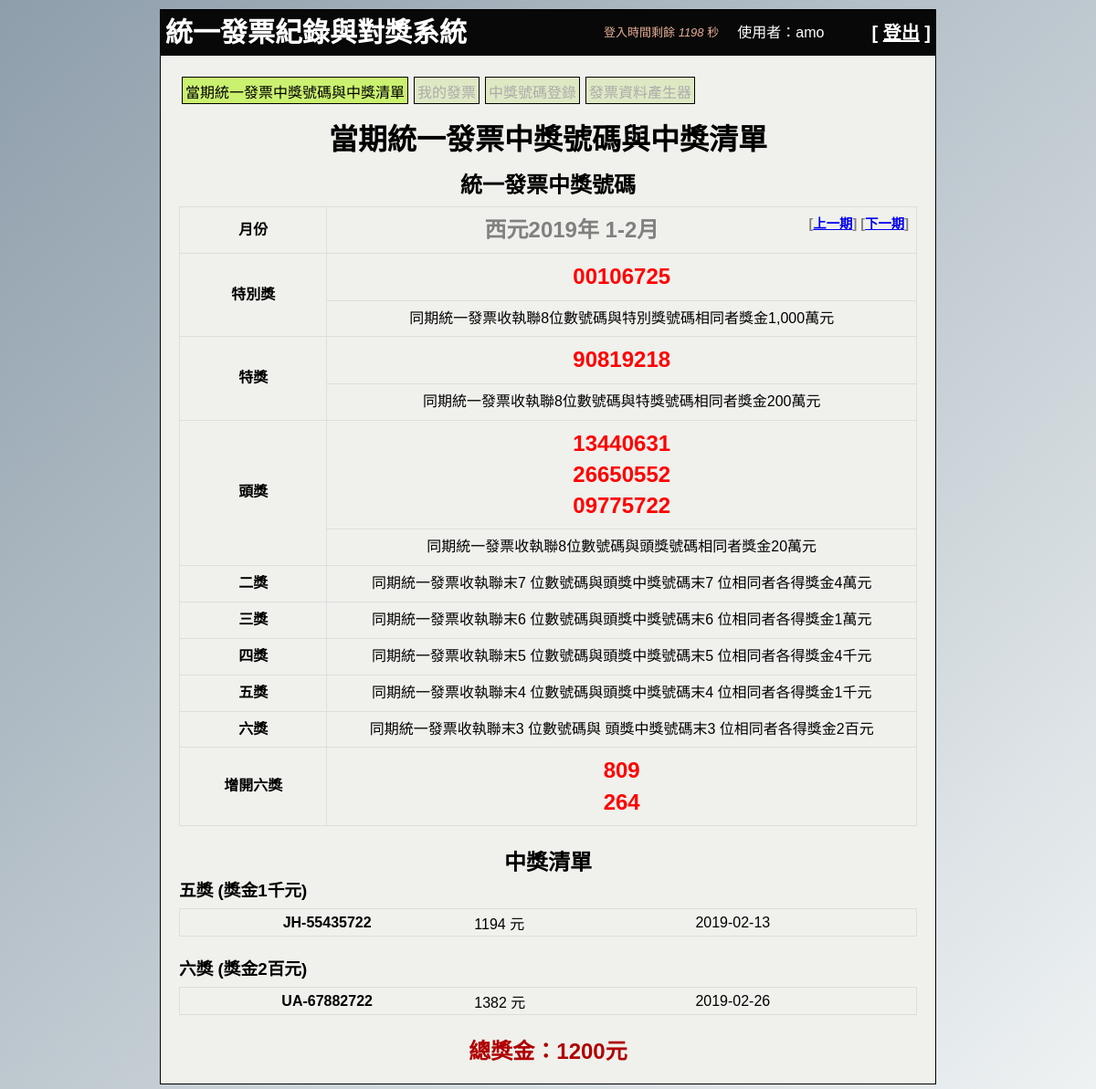
The app's page /main.php?ystage=20191 (signed in) with its own data.
### tables this page shows
CREATE TABLE `winnum_original` (
  `pk` int(10) UNSIGNED NOT NULL,
  `winnum_year` year(4) NOT NULL,
  `winnum_stage` tinyint(3) UNSIGNED NOT NULL,
  `special1_num` varchar(8) NOT NULL,
  `special2_num` varchar(8) NOT NULL,
  `head1_num` varchar(8) NOT NULL,
  `head2_num` varchar(8) NOT NULL,
  `head3_num` varchar(8) NOT NULL,
  `modify_userpk` int(11) NOT NULL,
  `modify_time` timestamp NOT NULL DEFAULT current_timestamp()
);

CREATE TABLE `winnum_add6` (
  `pk` int(10) UNSIGNED NOT NULL,
  `original_pk` int(11) NOT NULL,
  `winadd6_num` varchar(3) NOT NULL,
  `modify_userpk` int(11) NOT NULL,
  `modify_time` timestamp NOT NULL DEFAULT current_timestamp()
);

CREATE TABLE `user_invoice` (
  `pk` int(10) UNSIGNED NOT NULL,
  `user_data_pk` int(11) NOT NULL,
  `first_id` varchar(2) NOT NULL,
  `last_num` varchar(8) NOT NULL,
  `invoice_price` int(11) NOT NULL,
  `invoice_date` date NOT NULL,
  `credit_time` timestamp NOT NULL DEFAULT current_timestamp(),
  `modify_time` timestamp NOT NULL DEFAULT current_timestamp()
);

### include/_common.php (called while the page is built, shortened)
<?php
    $db_server='localhost';
    $db_user='invoice';
    $db_pwd='4rfv5tgb';
    $db_name='dbinvoice';
    $pdo=new PDO("mysql:host=$db_server;charset=utf8;dbname=$db_name",$db_user,$db_pwd);
    function fun_testinput($datatestinput) {
        if (!empty($datatestinput)) {
            $datatestinput = trim($datatestinput);
            $datatestinput = stripslashes($datatestinput);
            $datatestinput = htmlspecialchars($datatestinput);
        } else {
            $datatestinput='';
        }
        return $datatestinput;
    }
    function fun_findDB_winnum_o($y,$s){
        global $pdo;
        $sql="SELECT * FROM `winnum_original` where winnum_year = '". $y ."' and winnum_stage = '". $s ."'";
        $rows = $pdo->query($sql)->fetch(PDO::FETCH_ASSOC);
        return $rows;
    }
    function fun_findDB_winnum_6($opk){
        global $pdo;
        $sql="SELECT * FROM `winnum_add6` where original_pk = '". $opk ."'";
        $rows = $pdo->query($sql)->fetchAll();
        return $rows;
    }
      function fun_stageName($j){
        switch ($j) {
            case '1':
                return "1-2月";
                break;
        }
    }
    function fun_stage_datebetween($year,$j){
        switch ($j) {
            case '1':
                return " and (invoice_date >= '". $year ."-1-1' and invoice_date < '". $year ."-3-1') ";
                break;
        }
    }
?>

### main.php (the view, shortened to what this page needs)
<?php
include_once 'include/_common.php';
if ($_SERVER["REQUEST_METHOD"] == "GET" && !empty($_GET["ystage"])) {
  $ystage = fun_testinput($_GET["ystage"]);
}
$winnum_year=substr($ystage, 0, 4);
$winnum_stage=substr($ystage, 4, 1);
$data=fun_findDB_winnum_o($winnum_year,$winnum_stage);
if (!empty($data)) {
  $winnum_opk=$data['pk'];
  $special1_num=$data['special1_num'];
  $special2_num=$data['special2_num'];
  $head1_num=$data['head1_num'];
  $head2_num=$data['head2_num'];
  $head3_num=$data['head3_num'];
  $data6=fun_findDB_winnum_6($winnum_opk);
  $num6_str="";
  foreach ($data6 as $v) {
    $num6_str.="<p>". $v["winadd6_num"] ."</p> ";
  }
}
$str_nextprv="";
if ($winnum_stage == "6") {
  $prv_winnum_year = $winnum_year;
  $prv_winnum_stage = $winnum_stage-1;
  $next_winnum_year = $winnum_year + 1;
  $next_winnum_stage = "1";
} else if ($winnum_stage == '1'){
  $prv_winnum_year = $winnum_year-1;
  $prv_winnum_stage = "6";
  $next_winnum_year = $winnum_year;
  $next_winnum_stage = $winnum_stage+1;
} else {
  $prv_winnum_year = $winnum_year;
  $prv_winnum_stage = $winnum_stage-1;
  $next_winnum_year = $winnum_year;
  $next_winnum_stage = $winnum_stage+1;
}
$data_prv=fun_findDB_winnum_o($prv_winnum_year,$prv_winnum_stage);
if (!empty($data_prv)) {
  $str_nextprv.='[<a href="?ystage='. $prv_winnum_year . $prv_winnum_stage .'">上一期</a>] ';
}else{
  $str_nextprv.='[上一期] ';
}
$data_next=fun_findDB_winnum_o($next_winnum_year,$next_winnum_stage);
if (!empty($data_next)) {
  $str_nextprv.='[<a href="?ystage='. $next_winnum_year . $next_winnum_stage .'">下一期</a>] ';
}else{
  $str_nextprv.='[下一期] ';
}
$win_allstr="";
$win_allmoney=0;
$win_special1_str="";
$win_special2_str="";
$win_head_str="";
$win_two_str="";
$win_three_str="";
$win_four_str="";
$win_five_str="";
$win_sex_str="";
$sql_win="select * from user_invoice where user_data_pk = '". $_SESSION['userpk'] ."' ". fun_stage_datebetween($winnum_year,$winnum_stage);
$rows_win=$pdo->query($sql_win)->fetchAll();
foreach ($rows_win as $k => $v) {
  if ($special1_num == $v["last_num"]) {
    $win_allmoney=$win_allmoney+10000000;
    $win_special1_str.="<tr><th >". $v["first_id"] ."-". $v["last_num"] ."</th><td >". $v["invoice_price"] ." 元</td><td >". $v["invoice_date"] ."</td></tr>\n";
  } else if ($special2_num == $v["last_num"]) {
    $win_allmoney=$win_allmoney+10000000;
    $win_special2_str.="<tr><th >". $v["first_id"] ."-". $v["last_num"] ."</th><td >". $v["invoice_price"] ." 元</td><td >". $v["invoice_date"] ."</td></tr>\n";
  } else if ($head1_num == $v["last_num"] || $head2_num == $v["last_num"] || $head3_num == $v["last_num"]) {
    $win_allmoney=$win_allmoney+100000;
    $win_head_str.="<tr><th >". $v["first_id"] ."-". $v["last_num"] ."</th><td >". $v["invoice_price"] ." 元</td><td >". $v["invoice_date"] ."</td></tr>\n";
  } else if (substr($head1_num, 1) == substr($v["last_num"],1) || substr($head2_num, 1) == substr($v["last_num"],1) || substr($head3_num, 1) == substr($v["last_num"],1)) {
    $win_allmoney=$win_allmoney+40000;
    $win_two_str.="<tr><th >". $v["first_id"] ."-". $v["last_num"] ."</th><td >". $v["invoice_price"] ." 元</td><td >". $v["invoice_date"] ."</td></tr>\n";
  } else if (substr($head1_num, 2) == substr($v["last_num"],2) || substr($head2_num, 2) == substr($v["last_num"],2) || substr($head3_num, 2) == substr($v["last_num"],2)) {
    $win_allmoney=$win_allmoney+10000;
    $win_three_str.="<tr><th >". $v["first_id"] ."-". $v["last_num"] ."</th><td >". $v["invoice_price"] ." 元</td><td >". $v["invoice_date"] ."</td></tr>\n";
  } else if (substr($head1_num, 3) == substr($v["last_num"],3) || substr($head2_num, 3) == substr($v["last_num"],3) || substr($head3_num, 3) == substr($v["last_num"],3)) {
    $win_allmoney=$win_allmoney+4000;
    $win_four_str.="<tr><th >". $v["first_id"] ."-". $v["last_num"] ."</th><td >". $v["invoice_price"] ." 元</td><td >". $v["invoice_date"] ."</td></tr>\n";
  } else if (substr($head1_num, 4) == substr($v["last_num"],4) || substr($head2_num, 4) == substr($v["last_num"],4) || substr($head3_num, 4) == substr($v["last_num"],4)) {
    $win_allmoney=$win_allmoney+1000;
    $win_five_str.="<tr><th >". $v["first_id"] ."-". $v["last_num"] ."</th><td >". $v["invoice_price"] ." 元</td><td >". $v["invoice_date"] ."</td></tr>\n";
  } else if (substr($head1_num, 5) == substr($v["last_num"],5) || substr($head2_num, 5) == substr($v["last_num"],5) || substr($head3_num, 5) == substr($v["last_num"],5)) {
    $win_allmoney=$win_allmoney+200;
    $win_sex_str.="<tr><th >". $v["first_id"] ."-". $v["last_num"] ."</th><td >". $v["invoice_price"] ." 元</td><td >". $v["invoice_date"] ."</td></tr>\n";
  }
}
if ($win_five_str != "") {
  $win_allstr.='<h3>五獎 (獎金1千元)</h3><table class="table-list">'. $win_five_str .'</table>';
}
if ($win_sex_str != "") {
  $win_allstr.='<h3>六獎 (獎金2百元)</h3><table class="table-list">'. $win_sex_str .'</table>';
}
if ($win_allstr != "") {
  $win_allstr.='<div class="allmoney">總獎金：'. $win_allmoney .'元</div>';
} else {
  $win_allstr.='<div class="allmoney">本期槓龜</div>';
}
?>
<!DOCTYPE html>
<html lang="zh-Hant-TW">
<head>
  <link rel="stylesheet" href="./css/style.css">
</head>
<body>
  <?php include_once 'include/_header.php';?>
  <div class="main">
    <div class="menu">
      <ul>
        <li class="a">當期統一發票中獎號碼與中獎清單</li>
        <li class="b"><a href="myinvoice.php">我的發票</a></li>
        <li class="b"><a href="winnum.php">中獎號碼登錄</a></li>
        <li class="b"><a href="invoice_autoproduce.php">發票資料產生器</a></li>
      </ul>
    </div>
    <div class="cont">
      <h1>當期統一發票中獎號碼與中獎清單</h1>
      <h2>統一發票中獎號碼</h2>
      <table class="table-bordered">
         <tr>
          <th >月份</th>
          <td class="title">西元<?php echo $winnum_year;?>年 <?php echo fun_stageName($winnum_stage);?> <span class="title_r"><?php echo $str_nextprv; ?></span></td>
         </tr>
         <tr>
          <th rowspan="2">特別獎</th>
          <td class="number"><?php echo $special1_num; ?></td>
         </tr>
         <tr>
          <td> 同期統一發票收執聯8位數號碼與特別獎號碼相同者獎金1,000萬元 </td>
         </tr>
         <tr>
          <th rowspan="2">特獎</th>
          <td class="number"><?php echo $special2_num; ?></td>
         </tr>
         <tr>
          <td > 同期統一發票收執聯8位數號碼與特獎號碼相同者獎金200萬元 </td>
         </tr>
         <tr>
          <th rowspan="2">頭獎</th>
          <td class="number"> <p><?php echo $head1_num; ?></p> <p><?php echo $head2_num; ?></p> <p><?php echo $head3_num; ?></p> <p></p> </td>
         </tr>
         <tr>
          <td > 同期統一發票收執聯8位數號碼與頭獎號碼相同者獎金20萬元 </td>
         </tr>
         <tr>
          <th >二獎</th>
          <td > 同期統一發票收執聯末7 位數號碼與頭獎中獎號碼末7 位相同者各得獎金4萬元 </td>
         </tr>
         <tr>
          <th >三獎</th>
          <td > 同期統一發票收執聯末6 位數號碼與頭獎中獎號碼末6 位相同者各得獎金1萬元 </td>
         </tr>
         <tr>
          <th >四獎</th>
          <td > 同期統一發票收執聯末5 位數號碼與頭獎中獎號碼末5 位相同者各得獎金4千元 </td>
         </tr>
         <tr>
          <th >五獎</th>
          <td > 同期統一發票收執聯末4 位數號碼與頭獎中獎號碼末4 位相同者各得獎金1千元 </td>
         </tr>
         <tr>
          <th >六獎</th>
          <td > 同期統一發票收執聯末3 位數號碼與 頭獎中獎號碼末3 位相同者各得獎金2百元 </td>
         </tr>
         <tr>
          <th >增開六獎</th>
          <td class="number"><?php echo $num6_str;?></td>
         </tr>
       </table>
       <h2>中獎清單</h2>
       <?php echo $win_allstr; ?>
    </div>
  </div>
</body>
</html>

### css/style.css (style rules this page uses)
* { box-sizing:border-box; margin:0; padding:0; font-family:"Microsoft JhengHei",Arial, Helvetica, sans-serif; list-style-type:none; }
body { background-attachment: fixed; background-image: linear-gradient(to bottom right, #8e9eab, #eef2f3); }
.main { width: 850px; margin: 0 auto 10px auto; border: 1px solid #000; padding: 20px; background: #f0f1ec; }
.menu li { height: 30px; border: 1px solid #000; background: #dee9c4; text-align: center; padding: 3px; margin: 3px; float:left; }
.menu li a { color:#acaaaa; text-decoration: none; }
.menu li.a,.menu li.b:hover { border: 1px solid #000; background: #cbf170; }
.cont h1 { text-align: center; margin:10px auto 0 auto; }
.cont h2 { text-align: center; margin:10px auto 0 auto; }
.cont table { border: 1px solid #ddd; border-collapse: collapse; border-spacing: 0; }
.cont .table-bordered { margin-top: 8px; margin-bottom: 20px; width: 100%; max-width: 100%; }
.cont .table-bordered td.title { color: grey; font-size: 150%; font-weight: bold; }
.cont .table-bordered .title_r { color: grey; font-size: 60%; float:right; }
.cont .table-bordered th { width: 20%; }
.cont .table-bordered th, .cont .table-bordered td { border: 1px solid #ddd; padding: 8px; line-height: 1.42857143; vertical-align: middle !important; text-align: center !important; }
.cont .table-bordered td.number { color: red; font-size: 150%; font-weight: bold; }
.cont .table-list { margin-top: 8px; margin-bottom: 20px; width: 100%; max-width: 100%; }
.cont .table-list th { width: 40%; height: 30px; }
.cont .table-list td { width: 30%; }
.cont .allmoney { width:100%; text-align: center; font-size: 150%; font-weight: bolder; color:#af0000; }

### records on screen
winnum_original: special1_num "00106725", special2_num "90819218", head1_num "13440631", head2_num "26650552", head3_num "09775722"
winnum_add6: winadd6_num "809"
winnum_add6: winadd6_num "264"
user_invoice: first "JH", last_num "55435722", invoice_price "1194", invoice_date "2019-02-13"
user_invoice: first "UA", last_num "67882722", invoice_price "1382", invoice_date "2019-02-26"

### other values on screen
$winnum_year "2019"
fun_stageName($winnum_stage) "1-2月"
$win_allmoney "1200"
